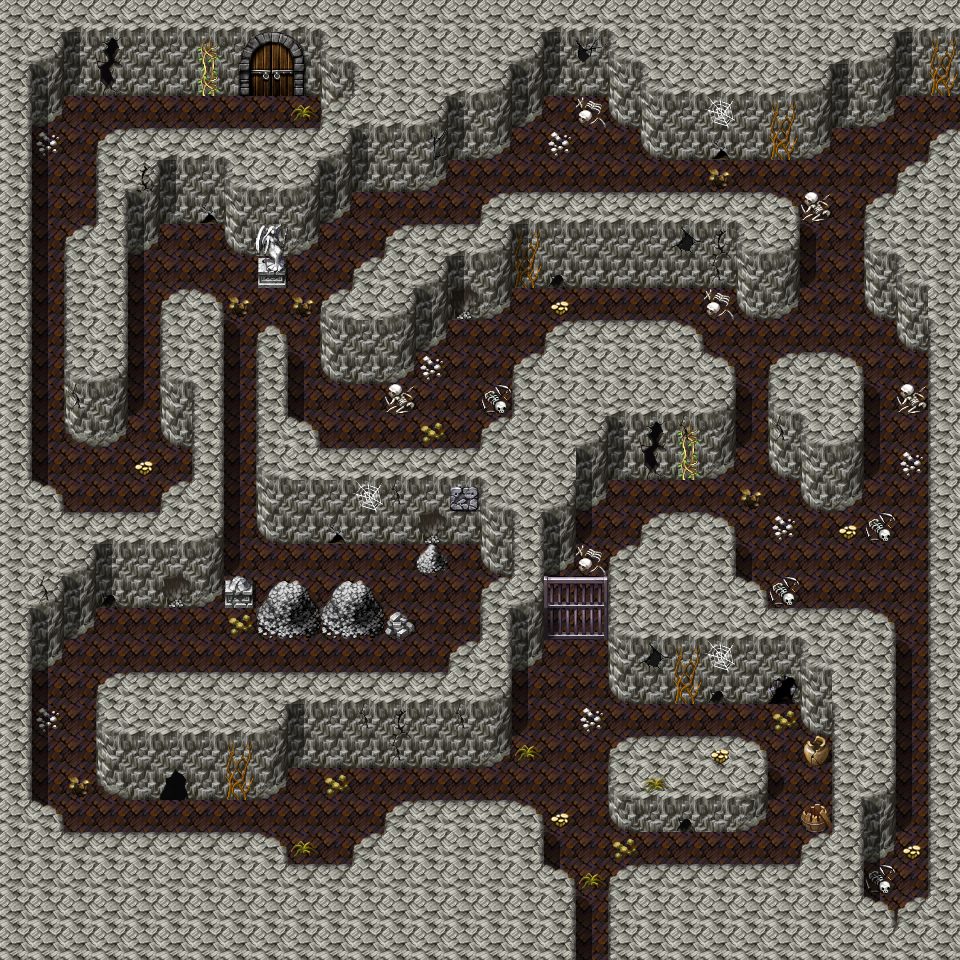

A 2D game scene composited from a Tiled map and its tileset images. What follows is a short description and the map's XML, with each tile layer's data collapsed to a summary:
An orthogonal 30x30 tile map with 32x32 px tiles, 4 tile layers (Ground, Objects, Above, Objects_doorClosed), 4 hidden layers not drawn, 60 tilesets and 27 objects (17x spawn, 5x script, 3x mapchange, 2x replace).

<map version="1.0" tiledversion="1.1.5" orientation="orthogonal" renderorder="right-down" width="30" height="30" tilewidth="32" tileheight="32" infinite="0" nextobjectid="28">
 <tileset firstgid="1" name="map_bed_1" tilewidth="32" tileheight="32" tilecount="128" columns="16">
  <image source="../drawable/map_bed_1.png" width="512" height="256" />
 </tileset>
 <tileset firstgid="129" name="map_border_1" tilewidth="32" tileheight="32" tilecount="128" columns="16">
  <image source="../drawable/map_border_1.png" width="512" height="256" />
 </tileset>
 <tileset firstgid="257" name="map_bridge_1" tilewidth="32" tileheight="32" tilecount="128" columns="16">
  <image source="../drawable/map_bridge_1.png" width="512" height="256" />
 </tileset>
 <tileset firstgid="385" name="map_bridge_2" tilewidth="32" tileheight="32" tilecount="128" columns="16">
  <image source="../drawable/map_bridge_2.png" width="512" height="256" />
 </tileset>
 <tileset firstgid="513" name="map_broken_1" tilewidth="32" tileheight="32" tilecount="128" columns="16">
  <image source="../drawable/map_broken_1.png" width="512" height="256" />
 </tileset>
 <tileset firstgid="641" name="map_cavewall_1" tilewidth="32" tileheight="32" tilecount="108" columns="18">
  <image source="../drawable/map_cavewall_1.png" width="576" height="192" />
 </tileset>
 <tileset firstgid="749" name="map_cavewall_2" tilewidth="32" tileheight="32" tilecount="108" columns="18">
  <image source="../drawable/map_cavewall_2.png" width="576" height="192" />
 </tileset>
 <tileset firstgid="857" name="map_cavewall_3" tilewidth="32" tileheight="32" tilecount="108" columns="18">
  <image source="../drawable/map_cavewall_3.png" width="576" height="192" />
 </tileset>
 <tileset firstgid="965" name="map_cavewall_4" tilewidth="32" tileheight="32" tilecount="108" columns="18">
  <image source="../drawable/map_cavewall_4.png" width="576" height="192" />
 </tileset>
 <tileset firstgid="1073" name="map_chair_table_1" tilewidth="32" tileheight="32" tilecount="128" columns="16">
  <image source="../drawable/map_chair_table_1.png" width="512" height="256" />
 </tileset>
 <tileset firstgid="1201" name="map_chair_table_2" tilewidth="32" tileheight="32" tilecount="128" columns="16">
  <image source="../drawable/map_chair_table_2.png" width="512" height="256" />
 </tileset>
 <tileset firstgid="1329" name="map_crate_1" tilewidth="32" tileheight="32" tilecount="128" columns="16">
  <image source="../drawable/map_crate_1.png" width="512" height="256" />
 </tileset>
 <tileset firstgid="1457" name="map_cupboard_1" tilewidth="32" tileheight="32" tilecount="128" columns="16">
  <image source="../drawable/map_cupboard_1.png" width="512" height="256" />
 </tileset>
 <tileset firstgid="1585" name="map_curtain_1" tilewidth="32" tileheight="32" tilecount="128" columns="16">
  <image source="../drawable/map_curtain_1.png" width="512" height="256" />
 </tileset>
 <tileset firstgid="1713" name="map_entrance_1" tilewidth="32" tileheight="32" tilecount="128" columns="16">
  <image source="../drawable/map_entrance_1.png" width="512" height="256" />
 </tileset>
 <tileset firstgid="1841" name="map_entrance_2" tilewidth="32" tileheight="32" tilecount="128" columns="16">
  <image source="../drawable/map_entrance_2.png" width="512" height="256" />
 </tileset>
 <tileset firstgid="1969" name="map_fence_1" tilewidth="32" tileheight="32" tilecount="128" columns="16">
  <image source="../drawable/map_fence_1.png" width="512" height="256" />
 </tileset>
 <tileset firstgid="2097" name="map_fence_2" tilewidth="32" tileheight="32" tilecount="128" columns="16">
  <image source="../drawable/map_fence_2.png" width="512" height="256" />
 </tileset>
 <tileset firstgid="2225" name="map_fence_3" tilewidth="32" tileheight="32" tilecount="128" columns="16">
  <image source="../drawable/map_fence_3.png" width="512" height="256" />
 </tileset>
 <tileset firstgid="2353" name="map_fence_4" tilewidth="32" tileheight="32" tilecount="128" columns="16">
  <image source="../drawable/map_fence_4.png" width="512" height="256" />
 </tileset>
 <tileset firstgid="2481" name="map_ground_1" tilewidth="32" tileheight="32" tilecount="128" columns="16">
  <image source="../drawable/map_ground_1.png" width="512" height="256" />
 </tileset>
 <tileset firstgid="2609" name="map_ground_2" tilewidth="32" tileheight="32" tilecount="128" columns="16">
  <image source="../drawable/map_ground_2.png" width="512" height="256" />
 </tileset>
 <tileset firstgid="2737" name="map_ground_3" tilewidth="32" tileheight="32" tilecount="128" columns="16">
  <image source="../drawable/map_ground_3.png" width="512" height="256" />
 </tileset>
 <tileset firstgid="2865" name="map_ground_4" tilewidth="32" tileheight="32" tilecount="128" columns="16">
  <image source="../drawable/map_ground_4.png" width="512" height="256" />
 </tileset>
 <tileset firstgid="2993" name="map_ground_5" tilewidth="32" tileheight="32" tilecount="128" columns="16">
  <image source="../drawable/map_ground_5.png" width="512" height="256" />
 </tileset>
 <tileset firstgid="3121" name="map_ground_6" tilewidth="32" tileheight="32" tilecount="128" columns="16">
  <image source="../drawable/map_ground_6.png" width="512" height="256" />
 </tileset>
 <tileset firstgid="3249" name="map_ground_7" tilewidth="32" tileheight="32" tilecount="128" columns="16">
  <image source="../drawable/map_ground_7.png" width="512" height="256" />
 </tileset>
 <tileset firstgid="3377" name="map_ground_8" tilewidth="32" tileheight="32" tilecount="128" columns="16">
  <image source="../drawable/map_ground_8.png" width="512" height="256" />
 </tileset>
 <tileset firstgid="3505" name="map_house_1" tilewidth="32" tileheight="32" tilecount="128" columns="16">
  <image source="../drawable/map_house_1.png" width="512" height="256" />
 </tileset>
 <tileset firstgid="3633" name="map_house_2" tilewidth="32" tileheight="32" tilecount="128" columns="16">
  <image source="../drawable/map_house_2.png" width="512" height="256" />
 </tileset>
 <tileset firstgid="3761" name="map_indoor_1" tilewidth="32" tileheight="32" tilecount="128" columns="16">
  <image source="../drawable/map_indoor_1.png" width="512" height="256" />
 </tileset>
 <tileset firstgid="3889" name="map_indoor_2" tilewidth="32" tileheight="32" tilecount="128" columns="16">
  <image source="../drawable/map_indoor_2.png" width="512" height="256" />
 </tileset>
 <tileset firstgid="4017" name="map_kitchen_1" tilewidth="32" tileheight="32" tilecount="128" columns="16">
  <image source="../drawable/map_kitchen_1.png" width="512" height="256" />
 </tileset>
 <tileset firstgid="4145" name="map_outdoor_1" tilewidth="32" tileheight="32" tilecount="128" columns="16">
  <image source="../drawable/map_outdoor_1.png" width="512" height="256" />
 </tileset>
 <tileset firstgid="4273" name="map_pillar_1" tilewidth="32" tileheight="32" tilecount="128" columns="16">
  <image source="../drawable/map_pillar_1.png" width="512" height="256" />
 </tileset>
 <tileset firstgid="4401" name="map_pillar_2" tilewidth="32" tileheight="32" tilecount="128" columns="16">
  <image source="../drawable/map_pillar_2.png" width="512" height="256" />
 </tileset>
 <tileset firstgid="4529" name="map_plant_1" tilewidth="32" tileheight="32" tilecount="128" columns="16">
  <image source="../drawable/map_plant_1.png" width="512" height="256" />
 </tileset>
 <tileset firstgid="4657" name="map_plant_2" tilewidth="32" tileheight="32" tilecount="128" columns="16">
  <image source="../drawable/map_plant_2.png" width="512" height="256" />
 </tileset>
 <tileset firstgid="4785" name="map_rock_1" tilewidth="32" tileheight="32" tilecount="128" columns="16">
  <image source="../drawable/map_rock_1.png" width="512" height="256" />
 </tileset>
 <tileset firstgid="4913" name="map_rock_2" tilewidth="32" tileheight="32" tilecount="128" columns="16">
  <image source="../drawable/map_rock_2.png" width="512" height="256" />
 </tileset>
 <tileset firstgid="5041" name="map_roof_1" tilewidth="32" tileheight="32" tilecount="128" columns="16">
  <image source="../drawable/map_roof_1.png" width="512" height="256" />
 </tileset>
 <tileset firstgid="5169" name="map_roof_2" tilewidth="32" tileheight="32" tilecount="128" columns="16">
  <image source="../drawable/map_roof_2.png" width="512" height="256" />
 </tileset>
 <tileset firstgid="5297" name="map_roof_3" tilewidth="32" tileheight="32" tilecount="128" columns="16">
  <image source="../drawable/map_roof_3.png" width="512" height="256" />
 </tileset>
 <tileset firstgid="5425" name="map_shop_1" tilewidth="32" tileheight="32" tilecount="128" columns="16">
  <image source="../drawable/map_shop_1.png" width="512" height="256" />
 </tileset>
 <tileset firstgid="5553" name="map_sign_ladder_1" tilewidth="32" tileheight="32" tilecount="128" columns="16">
  <image source="../drawable/map_sign_ladder_1.png" width="512" height="256" />
 </tileset>
 <tileset firstgid="5681" name="map_table_1" tilewidth="32" tileheight="32" tilecount="128" columns="16">
  <image source="../drawable/map_table_1.png" width="512" height="256" />
 </tileset>
 <tileset firstgid="5809" name="map_trail_1" tilewidth="32" tileheight="32" tilecount="128" columns="16">
  <image source="../drawable/map_trail_1.png" width="512" height="256" />
 </tileset>
 <tileset firstgid="5937" name="map_transition_1" tilewidth="32" tileheight="32" tilecount="128" columns="16">
  <image source="../drawable/map_transition_1.png" width="512" height="256" />
 </tileset>
 <tileset firstgid="6065" name="map_transition_2" tilewidth="32" tileheight="32" tilecount="128" columns="16">
  <image source="../drawable/map_transition_2.png" width="512" height="256" />
 </tileset>
 <tileset firstgid="6193" name="map_transition_3" tilewidth="32" tileheight="32" tilecount="128" columns="16">
  <image source="../drawable/map_transition_3.png" width="512" height="256" />
 </tileset>
 <tileset firstgid="6321" name="map_transition_4" tilewidth="32" tileheight="32" tilecount="128" columns="16">
  <image source="../drawable/map_transition_4.png" width="512" height="256" />
 </tileset>
 <tileset firstgid="6449" name="map_transition_5" tilewidth="32" tileheight="32" tilecount="128" columns="16">
  <image source="../drawable/map_transition_5.png" width="512" height="256" />
 </tileset>
 <tileset firstgid="6577" name="map_tree_1" tilewidth="32" tileheight="32" tilecount="128" columns="16">
  <image source="../drawable/map_tree_1.png" width="512" height="256" />
 </tileset>
 <tileset firstgid="6705" name="map_tree_2" tilewidth="32" tileheight="32" tilecount="128" columns="16">
  <image source="../drawable/map_tree_2.png" width="512" height="256" />
 </tileset>
 <tileset firstgid="6833" name="map_wall_1" tilewidth="32" tileheight="32" tilecount="128" columns="16">
  <image source="../drawable/map_wall_1.png" width="512" height="256" />
 </tileset>
 <tileset firstgid="6961" name="map_wall_2" tilewidth="32" tileheight="32" tilecount="120" columns="15">
  <image source="../drawable/map_wall_2.png" width="480" height="256" />
 </tileset>
 <tileset firstgid="7081" name="map_wall_3" tilewidth="32" tileheight="32" tilecount="120" columns="15">
  <image source="../drawable/map_wall_3.png" width="480" height="256" />
 </tileset>
 <tileset firstgid="7201" name="map_wall_4" tilewidth="32" tileheight="32" tilecount="120" columns="15">
  <image source="../drawable/map_wall_4.png" width="480" height="256" />
 </tileset>
 <tileset firstgid="7321" name="map_window_1" tilewidth="32" tileheight="32" tilecount="128" columns="16">
  <image source="../drawable/map_window_1.png" width="512" height="256" />
 </tileset>
 <tileset firstgid="7449" name="map_window_2" tilewidth="32" tileheight="32" tilecount="128" columns="16">
  <image source="../drawable/map_window_2.png" width="512" height="256" />
 </tileset>
 <layer name="Ground" width="30" height="30">
  <data>[900 cells, 900 non-empty, 14 distinct tile ids]</data>
 </layer>
 <layer name="Objects" width="30" height="30">
  <data>[900 cells, 191 non-empty, 54 distinct tile ids]</data>
 </layer>
 <layer name="Above" width="30" height="30">
  <data>[900 cells, 116 non-empty, 10 distinct tile ids]</data>
 </layer>
 <layer name="Objects_doorOpened" width="30" height="30" visible="0">
  <data>[900 cells, 6 non-empty, 6 distinct tile ids]</data>
 </layer>
 <layer name="Objects_doorClosed" width="30" height="30">
  <data>[900 cells, 6 non-empty, 6 distinct tile ids]</data>
 </layer>
 <layer name="Walkable" width="30" height="30" visible="0">
  <data>[900 cells, 631 non-empty, 1 distinct tile ids]</data>
 </layer>
 <layer name="Walkable_doorOpened" width="30" height="30" visible="0">
  <data>[900 cells, 5 non-empty, 1 distinct tile ids]</data>
 </layer>
 <layer name="Walkable_doorClosed" width="30" height="30" visible="0">
  <data>[900 cells, 6 non-empty, 1 distinct tile ids]</data>
 </layer>
 <objectgroup name="Mapevents">
  <object id="1" name="south" type="mapchange" x="576" y="928" width="32" height="32">
   <properties>
    <property name="map" value="mountainlake11" />
    <property name="place" value="north" />
   </properties>
  </object>
  <object id="2" name="east" type="mapchange" x="928" y="96" width="32" height="32">
   <properties>
    <property name="map" value="lakecave2" />
    <property name="place" value="west1" />
   </properties>
  </object>
  <object id="3" name="north" type="mapchange" x="256" y="64" width="32" height="32">
   <properties>
    <property name="map" value="lakecave1" />
    <property name="place" value="south" />
   </properties>
  </object>
  <object id="4" name="script_lakecave0" type="script" x="256" y="288" width="32" height="32" />
  <object id="5" name="script_close_glade_door_0" type="script" x="160" y="96" width="32" height="32">
   <properties>
    <property name="when" value="enter" />
   </properties>
  </object>
  <object id="6" name="script_open_glade_door_0" type="script" x="192" y="96" width="128" height="32">
   <properties>
    <property name="when" value="step" />
   </properties>
  </object>
  <object id="7" name="script_grow_lakecave1_damerilias_0" type="script" x="224" y="96" width="96" height="32">
   <properties>
    <property name="when" value="step" />
   </properties>
  </object>
  <object id="27" name="script_lakecave_cleared" type="script" x="256" y="96" width="672" height="736">
   <properties>
    <property name="when" value="step" />
   </properties>
  </object>
 </objectgroup>
 <objectgroup name="Spawn">
  <object id="8" name="lakecave0_1" type="spawn" x="512" y="640" width="320" height="224">
   <properties>
    <property name="quantity" value="3" />
    <property name="spawngroup" value="scorpion_1" />
   </properties>
  </object>
  <object id="9" name="lakecave0_2" type="spawn" x="32" y="96" width="192" height="128">
   <properties>
    <property name="quantity" value="2" />
    <property name="spawngroup" value="scorpion_3" />
   </properties>
  </object>
  <object id="10" name="lakecave0_2" type="spawn" x="32" y="224" width="192" height="288">
   <properties>
    <property name="quantity" value="2" />
    <property name="spawngroup" value="scorpion_3" />
   </properties>
  </object>
  <object id="11" name="lakecave0_3" type="spawn" x="224" y="320" width="32" height="256">
   <properties>
    <property name="spawngroup" value="scorpion_2" />
   </properties>
  </object>
  <object id="12" name="lakecave0_4" type="spawn" x="160" y="544" width="320" height="128">
   <properties>
    <property name="quantity" value="2" />
    <property name="spawngroup" value="scorpion_2" />
   </properties>
  </object>
  <object id="13" name="lakecave0_5" type="spawn" x="32" y="672" width="480" height="192">
   <properties>
    <property name="quantity" value="3" />
    <property name="spawngroup" value="scorpion_1" />
   </properties>
  </object>
  <object id="14" name="lakecave0_6" type="spawn" x="864" y="864" width="64" height="32">
   <properties>
    <property name="spawngroup" value="cave_troll_6" />
   </properties>
  </object>
  <object id="15" name="lakecave0_7" type="spawn" x="896" y="768" width="32" height="32">
   <properties>
    <property name="spawngroup" value="cave_troll_3" />
   </properties>
  </object>
  <object id="16" name="lakecave0_8" type="spawn" x="896" y="704" width="32" height="32">
   <properties>
    <property name="spawngroup" value="cave_troll_2" />
   </properties>
  </object>
  <object id="17" name="lakecave0_9" type="spawn" x="288" y="352" width="224" height="96">
   <properties>
    <property name="spawngroup" value="cave_troll_1" />
   </properties>
  </object>
  <object id="18" name="lakecave0_10" type="spawn" x="544" y="288" width="160" height="32">
   <properties>
    <property name="spawngroup" value="cave_troll_4" />
   </properties>
  </object>
  <object id="19" name="lakecave0_11" type="spawn" x="480" y="96" width="256" height="96">
   <properties>
    <property name="quantity" value="2" />
    <property name="spawngroup" value="cave_troll_1" />
   </properties>
  </object>
  <object id="20" name="lakecave0_12" type="spawn" x="736" y="160" width="192" height="448">
   <properties>
    <property name="quantity" value="2" />
    <property name="spawngroup" value="cave_troll_4" />
   </properties>
  </object>
  <object id="21" name="lakecave0_13" type="spawn" x="608" y="480" width="128" height="32">
   <properties>
    <property name="spawngroup" value="cave_troll_4" />
   </properties>
  </object>
  <object id="22" name="lakecave0_14" type="spawn" x="736" y="160" width="192" height="544">
   <properties>
    <property name="quantity" value="3" />
    <property name="spawngroup" value="cave_troll_2" />
   </properties>
  </object>
  <object id="23" name="lakecave0_9_1" type="spawn" x="352" y="288" width="192" height="160">
   <properties>
    <property name="spawngroup" value="cave_troll_1" />
   </properties>
  </object>
  <object id="26" name="lakecave0_9_2" type="spawn" x="352" y="160" width="128" height="128">
   <properties>
    <property name="spawngroup" value="cave_troll_1" />
   </properties>
  </object>
 </objectgroup>
 <objectgroup name="Keys" />
 <objectgroup name="Replace">
  <object id="24" name="DoorOpened" type="replace" x="224" y="32" width="96" height="64">
   <properties>
    <property name="Objects" value="Objects_doorOpened" />
    <property name="Walkable" value="Walkable_doorOpened" />
    <property name="requireId" value="nondisplay" />
    <property name="requireType" value="questProgress" />
    <property name="requireValue" value="25" />
   </properties>
  </object>
  <object id="25" name="DoorClosed" type="replace" x="224" y="32" width="96" height="64">
   <properties>
    <property name="Objects" value="Objects_doorClosed" />
    <property name="Walkable" value="Walkable_doorClosed" />
    <property name="requireId" value="nondisplay" />
    <property name="requireType" value="questProgress" />
    <property name="requireValue" value="26" />
   </properties>
  </object>
 </objectgroup>
</map>
